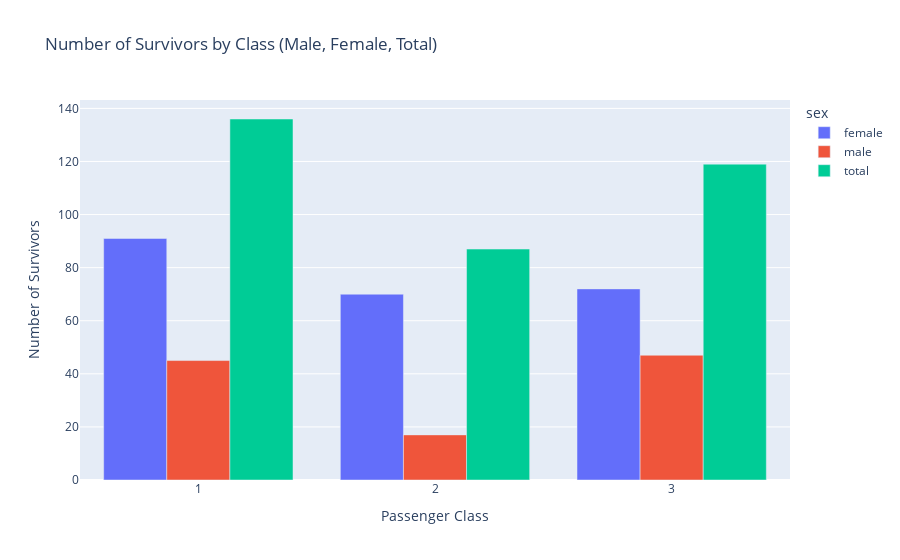

Notebook cell for this chart:
### Code cell
# survivors and group by class and sex
survivors_df = (
    df[df["survived"] == 1]
    .groupby(["pclass", "sex"])["survived"]
    .count()
    .reset_index(name="count")
)

# Calculate total survivors 
total_df = (
    df[df["survived"] == 1]
    .groupby("pclass")["survived"]
    .count()
    .reset_index(name="count")
)

# Add a new column to label totals
total_df["sex"] = "total"  

# Combine both DataFrames (sex split + total)
plot_df = pd.concat([survivors_df, total_df])

# Create grouped bar chart
fig = px.bar(
    plot_df,
    x="pclass",                 
    y="count",                  
    color="sex",                
    barmode="group",            
    labels={"pclass": "Passenger Class", "count": "Number of Survivors"},
    title="Number of Survivors by Class (Male, Female, Total)"
)

fig.show()

### Figure 1 — Plotly figure (JSON) as saved in the notebook; plotly's stock layout.template omitted (floating-point values rounded to 4 significant figures)
{"data": [{"alignmentgroup": "True", "hovertemplate": "sex=female<br>Passenger Class=%{x}<br>Number of Survivors=%{y}<extra></extra>", "legendgroup": "female", "marker": {"color": "#636efa", "pattern": {"shape": ""}}, "name": "female", "offsetgroup": "female", "orientation": "v", "showlegend": true, "textposition": "auto", "type": "bar", "x": [1, 2, 3], "xaxis": "x", "y": [91, 70, 72], "yaxis": "y"}, {"alignmentgroup": "True", "hovertemplate": "sex=male<br>Passenger Class=%{x}<br>Number of Survivors=%{y}<extra></extra>", "legendgroup": "male", "marker": {"color": "#EF553B", "pattern": {"shape": ""}}, "name": "male", "offsetgroup": "male", "orientation": "v", "showlegend": true, "textposition": "auto", "type": "bar", "x": [1, 2, 3], "xaxis": "x", "y": [45, 17, 47], "yaxis": "y"}, {"alignmentgroup": "True", "hovertemplate": "sex=total<br>Passenger Class=%{x}<br>Number of Survivors=%{y}<extra></extra>", "legendgroup": "total", "marker": {"color": "#00cc96", "pattern": {"shape": ""}}, "name": "total", "offsetgroup": "total", "orientation": "v", "showlegend": true, "textposition": "auto", "type": "bar", "x": [1, 2, 3], "xaxis": "x", "y": [136, 87, 119], "yaxis": "y"}], "layout": {"barmode": "group", "legend": {"title": {"text": "sex"}, "tracegroupgap": 0}, "title": {"text": "Number of Survivors by Class (Male, Female, Total)"}, "xaxis": {"anchor": "y", "domain": [0, 1], "title": {"text": "Passenger Class"}}, "yaxis": {"anchor": "x", "domain": [0, 1], "title": {"text": "Number of Survivors"}}}}
